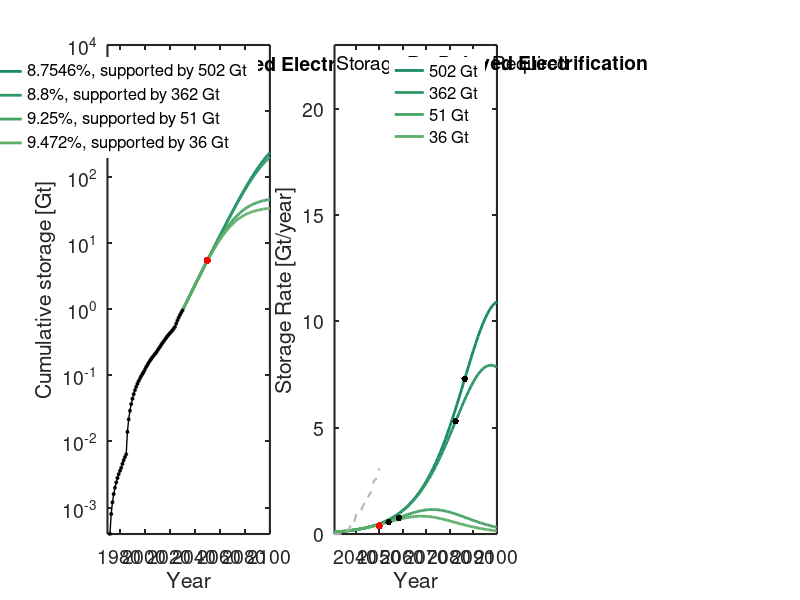

This figure's MATLAB source:
% US national 

clear all
close all
set(0,'DefaultAxesFontSize',14, 'defaultlinelinewidth', 2,...
    'DefaultAxesTitleFontWeight', 'normal')

% Define colormaps, note that colorbrewer was used for manuscript figures,
% and requires additional packages
summercc = summer(12); 
autumncc = flipud(autumn(6)); 
greycc = flipud(gray(6)); 
coolcc = (cool(12)); 
%% Load Data - historical data 
load('USdata.txt')
years = USdata(:,1); % years
qinj = USdata(:,2); % MT - storage rate 
Q = USdata(:,3)./1000; % Gt - cumulative storage 
%% Load Data - Central scenario by CNP
load('CumulativeStorageCentral.txt')
years1 = CumulativeStorageCentral(:,1); % years
qinj1 = CumulativeStorageCentral(:,4); % MT - storage rate 
%% Input
% Growth rate fit to current data
w = 0.09;
% possible storage capacity required in 2100
Qinf = [506];
% Fit peak years
peak_year = [2100]; 
% Input for models with change in rate in 2030
year_rate_change = (2030);
% rate change
rtarget5 = [0.087546, 0.088, 0.0925, 0.09472]; % Delayed Electrification & Low land 5.5 Gt
% resulting storage to meet 2100 target

Qtarget5 =[501.9670, 362.1510, 50.8073, 36.4662]; % mod 506, 366, 50.6, 36.6 - obs 497.6503, 350.4581, 50.8073, 36.8461
% resulting peak injection
peak_target5 = [2101.4, 2097.4, 2072.6, 2067.9];
% vector defining years c5alculate model output
x = [years(1):2100];
%% Plot cumulative storage
figure('position', [105  337  1700  441])
subplot(1,3,1)
hold on



for i=1:length(Qtarget5)
    % trajectory from 8.6 and a rate change to 10.6
    cum_at_rate_change = exp(year_rate_change.*w).*exp(-182.6431721);
    x2 = [year_rate_change:2100];
    
    C = (Qtarget5(i)-cum_at_rate_change);
    pt = (C./(1+exp(rtarget5(i)*(peak_target5(i)-x2))));
    plot(x2,pt, 'color', summercc(i+1,:))
end


% Plot actual data - historical growth data 
plot(years(1:end), Q(1:end),'-ok','MarkerFaceColor', 'k','MarkerSize',2, 'linewidth', 1,'HandleVisibility','off')
set(gca, 'YScale', 'log')

% Plot 5.5 Gt in 2050
plot(2050, 5.5, '.r', 'markersize', 16,'HandleVisibility','off')

% Large plot axis
text(1972, 5000, 'Growth Rates', 'fontsize', 14)
axis([1970 2100 10^-3.4 10^4])
legend({[num2str(rtarget5(1)*100), '%, supported by 502 Gt'], [num2str(rtarget5(2)*100), '%, supported by 362 Gt'],...
     [num2str(rtarget5(3)*100), '%, supported by 51 Gt'],...
     [num2str(rtarget5(4)*100), '%, supported by 36 Gt']}, ...
    'Box', 'off',  'fontsize', 12, 'Position', ...
    [0.159 0.63 0.07 0.2630])
xlabel('Year')
ylabel('Cumulative storage [Gt]')
box on
set(gca, 'YScale', 'log')
set(gca, 'Color', 'white');
set(gca,'linewidth',1.5)
text(2045,5000, 'Delayed Electrification', 'fontsize', 14, 'FontWeight', 'bold')
%% Storage rate subplot
subplot(1,3,2)
hold on

    
% Calculate rate change storage curves of Qtarget2
for i=1:length(Qtarget5)
    cum_2030 = exp(year_rate_change.*w).*exp(-182.6431721);
    x2 = [year_rate_change:2150];
    
    C = (Qtarget5(i)-cum_2030);
    
    yrate2 = (C.*rtarget5(i).*exp(rtarget5(i).*(peak_target5(i)-x2)))./((1+exp(rtarget5(i).*(peak_target5(i)-x2))).^2);
    
    plot(x2,yrate2, 'color', summercc(i+1,:))
end



    % Calculate inflection years
inflection_time_red = peak_target5-log(2+sqrt(3))./rtarget5;
C = (Qtarget5-cum_2030);
y_inflect_red = (C.*rtarget5.*exp(rtarget5.*(peak_target5-inflection_time_red)))./...
        ((1+exp(rtarget5.*(peak_target5-inflection_time_red))).^2);

    
% Label and plot inflection years  

plot(inflection_time_red, y_inflect_red, '.k', 'markersize', 15)


plot(years1(1:end), qinj1(1:end),'--', 'color', 0.7.*[1 1 1], 'linewidth', 1.5)
plot(2050, 0.380, '.r', 'markersize', 16,'HandleVisibility','off')
% Format and annotate plot
box on
xlabel('Year')
ylabel('Storage Rate [Gt/year]')
set(gca,'linewidth',1.5)
set(gca, 'Color', 'white')
axis([2031 2100 0 23])
set(gcf, 'Color', [1,1,1]);


text(2032, 22.1, sprintf('Storage Resource Required'), 'fontsize', 14)
legend({
    [num2str(round(Qtarget5(1))), ' Gt'],[num2str(round(Qtarget5(2))), ' Gt'],...
    [num2str(round(Qtarget5(3))), ' Gt'],[num2str(round(Qtarget5(4))), ' Gt']}, ...
    'Box', 'off',  'fontsize', 12,... 
    'Position',[0.444 0.63 0.07 0.2630])
text(2075,22.1, 'Delayed Electrification', 'fontsize', 14, 'FontWeight', 'bold')